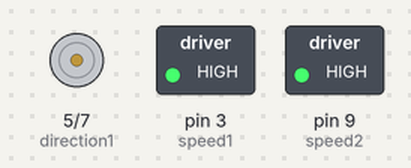
Bench run of a sketch on a simulated Arduino Uno, built with avr-gcc and run on an emulated ATmega328P. Shown: motor-driver pin pairs drawn as motors (green arrow = first pin HIGH = forward, orange = second pin HIGH = backward, longer = more drive), switched loads named in the sketch (green lamp = pin HIGH).

Above: at 1.1 s.
At 3.0 s:
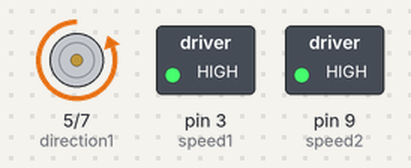
At 6.3 s:
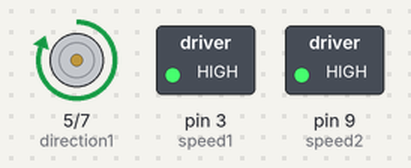
Timing chart, 0 to 10.5 s (numbered marks = the images above):
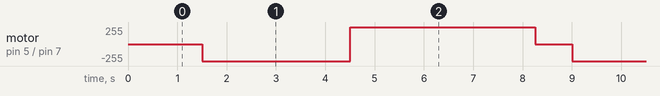

The sketch:

turning.ino
```cpp
// pins for motor speed and direction
// pin 345, and 789
int speed1 = 3, speed2 = 9, direction1 = 5, direction2 = 7;
int direction1_1 = 4, direction2_1 = 8;
// starting speed
int startSpeed = 255;

// initial speeds of left and right motors
int left = startSpeed, right = startSpeed;

void setup()
{
// set the motor pins to outputs
pinMode(speed1, OUTPUT);
pinMode(speed2, OUTPUT);
pinMode(direction1, OUTPUT);
pinMode(direction2, OUTPUT);

// set motor direction to forward
digitalWrite(direction1, HIGH);
digitalWrite(direction1_1, LOW); // apparently need two inputs to direction

digitalWrite(direction2, HIGH);
digitalWrite(direction2_1, LOW); // apparently need two inputs to direction
// set speed of both motors
analogWrite(speed1,left);
analogWrite(speed2,right);
left = startSpeed;
right = startSpeed;
delay(750);
//going forward for delay time set below

}
void loop() {
// make both motors same speed

digitalWrite(direction2, LOW); // change so direction2 goes low
digitalWrite(direction2_1, HIGH); // apparently need two inputs to direction
//delay(160000);
digitalWrite(direction1, LOW); // change so direction2 goes low
digitalWrite(direction1_1, HIGH); // apparently need two inputs to direction
//going backward for delay time set below
delay(750);

digitalWrite(direction2, HIGH);
digitalWrite(direction2_1, LOW); // apparently need two inputs to direction
// turn for 3 seconds
delay(3000);

digitalWrite(direction1, HIGH); // change so direction2 goes low
digitalWrite(direction1_1, LOW); // apparently need two inputs to direction

digitalWrite(direction2, LOW);
digitalWrite(direction2_1, HIGH); // apparently need two inputs to direction

// turn for 3 seconds
delay(3000);
digitalWrite(direction1, HIGH);
digitalWrite(direction1_1, LOW); // apparently need two inputs to direction

digitalWrite(direction2, LOW);
digitalWrite(direction2_1, HIGH); // apparently need two inputs to direction
delay(750);

}
```

Measured:
- by itself, motor on pin 5 (direction1) / pin 7 (direction2): repeats every 7.5 s: forward 255/255 3.8 s, stopped 0.75 s, backward 255/255 3.0 s
